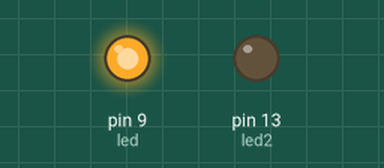
Simulated run of this sketch. Board: Arduino Uno, built with avr-gcc and run on an emulated ATmega328P. Parts: output pins drawn as LEDs (lit = HIGH).

Above: at 0.5 s.
At 1.5 s:
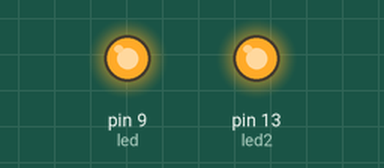
At 2.5 s:
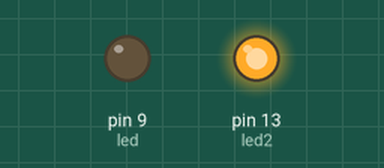
At 3.5 s:
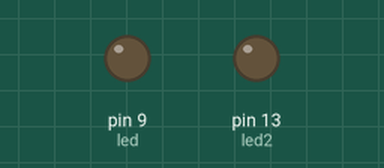
Timing chart, 0 to 5.2 s (numbered marks = the images above):
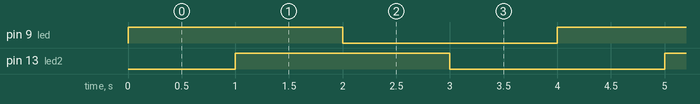

Measured:
- by itself, pin 9 (led), pin 13 (led2): alternates HIGH for 2.0 s and LOW for 2.0 s
- by itself, everything shown: repeats every 4.0 s, in 4 steps

The sketch:

led_mokhalef.ino
```cpp
int led=9;
int led2=13;
void setup(){
  // put your setup code here, to run once:
pinMode(led,OUTPUT);
pinMode(led2,OUTPUT);
}

void loop() {
  // put your main code here, to run repeatedly:
digitalWrite(led,HIGH);
delay(1000);
digitalWrite(led2,HIGH);
delay(1000);
digitalWrite(led,LOW);
delay(1000);
digitalWrite(led2,LOW);
delay(1000);
}
```
